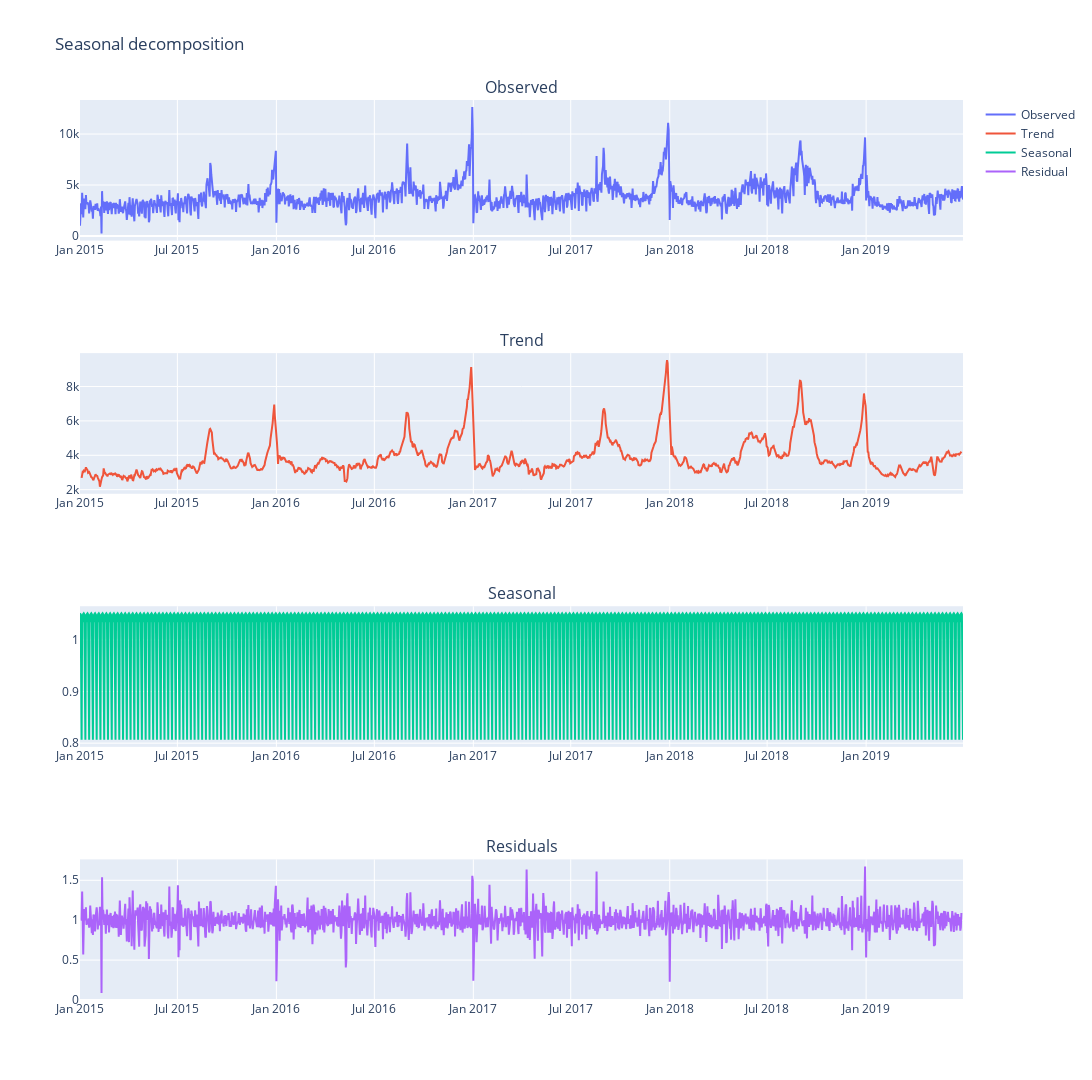

Notebook code for this chart:
### Code cell
# Seasonal decompose
decomposition_df = df.copy()
decomposition_df.set_index('Date', inplace=True)
decomposition = seasonal_decompose(decomposition_df, model='multiplicative')
fig = make_subplots(rows=4, cols=1,
                    subplot_titles=["Observed", "Trend", "Seasonal", "Residuals"],)
fig.add_trace(
    go.Scatter(x=decomposition_df.index, y=decomposition.observed, mode="lines", name='Observed'),
    row=1,
    col=1,
)
fig.add_trace(
    go.Scatter(x=decomposition_df.index, y=decomposition.trend, mode="lines", name='Trend'),
    row=2,
    col=1,
)
fig.add_trace(
    go.Scatter(x=decomposition_df.index, y=decomposition.seasonal, mode="lines", name='Seasonal'),
    row=3,
    col=1,
)
fig.add_trace(
    go.Scatter(x=decomposition_df.index, y=decomposition.resid, mode="lines", name='Residual'),
    row=4,
    col=1,
)
fig.update_layout(title='Seasonal decomposition', height=1080, width=1920)
fig.show()

### Figure 1 — Plotly figure (JSON) as saved in the notebook; plotly's stock layout.template omitted (floating-point values rounded to 4 significant figures; data arrays with more than 128 entries replaced by an {"elided": "..."} marker saying what was removed)
{"data": [{"mode": "lines", "name": "Observed", "type": "scatter", "x": {"elided": "1642 str values"}, "xaxis": "x", "y": {"elided": "1642 float values"}, "yaxis": "y"}, {"mode": "lines", "name": "Trend", "type": "scatter", "x": {"elided": "1642 str values"}, "xaxis": "x2", "y": {"elided": "1642 float values"}, "yaxis": "y2"}, {"mode": "lines", "name": "Seasonal", "type": "scatter", "x": {"elided": "1642 str values"}, "xaxis": "x3", "y": {"elided": "1642 float values"}, "yaxis": "y3"}, {"mode": "lines", "name": "Residual", "type": "scatter", "x": {"elided": "1642 str values"}, "xaxis": "x4", "y": {"elided": "1642 float values"}, "yaxis": "y4"}], "layout": {"annotations": [{"font": {"size": 16}, "showarrow": false, "text": "Observed", "x": 0.5, "xanchor": "center", "xref": "paper", "y": 1, "yanchor": "bottom", "yref": "paper"}, {"font": {"size": 16}, "showarrow": false, "text": "Trend", "x": 0.5, "xanchor": "center", "xref": "paper", "y": 0.7188, "yanchor": "bottom", "yref": "paper"}, {"font": {"size": 16}, "showarrow": false, "text": "Seasonal", "x": 0.5, "xanchor": "center", "xref": "paper", "y": 0.4375, "yanchor": "bottom", "yref": "paper"}, {"font": {"size": 16}, "showarrow": false, "text": "Residuals", "x": 0.5, "xanchor": "center", "xref": "paper", "y": 0.1562, "yanchor": "bottom", "yref": "paper"}], "height": 1080, "title": {"text": "Seasonal decomposition"}, "width": 1920, "xaxis": {"anchor": "y", "domain": [0, 1]}, "xaxis2": {"anchor": "y2", "domain": [0, 1]}, "xaxis3": {"anchor": "y3", "domain": [0, 1]}, "xaxis4": {"anchor": "y4", "domain": [0, 1]}, "yaxis": {"anchor": "x", "domain": [0.8438, 1]}, "yaxis2": {"anchor": "x2", "domain": [0.5625, 0.7188]}, "yaxis3": {"anchor": "x3", "domain": [0.2812, 0.4375]}, "yaxis4": {"anchor": "x4", "domain": [0, 0.1562]}}}
